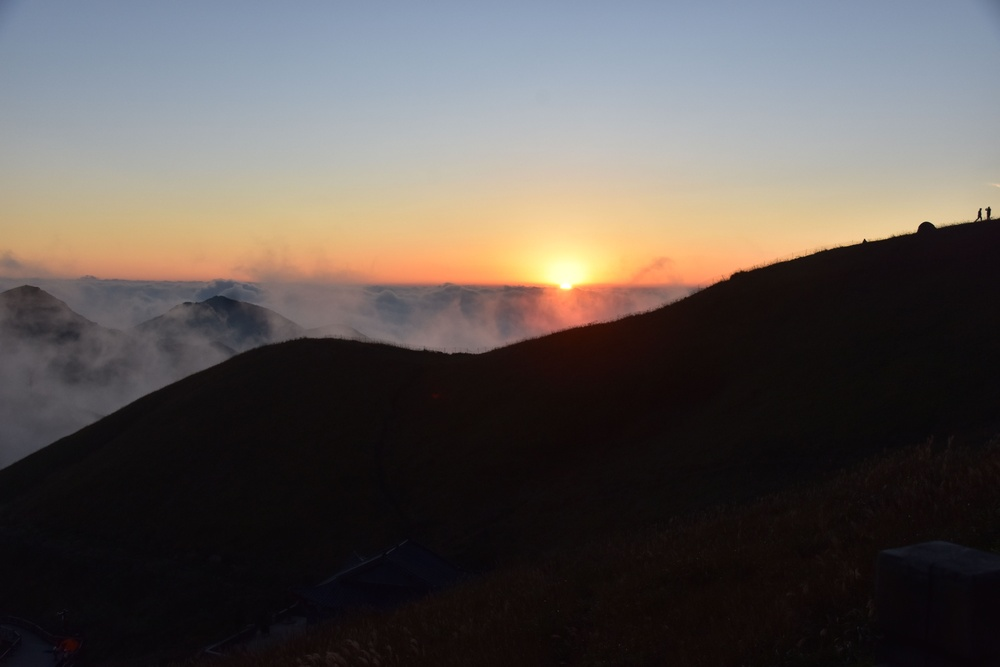
#> input picture C12/one.jpg, 1000 x 667 px, shrunk from 6000 x 4000 before the run
$ python ImageComposite.py
#> lines starting #> are read from the running program, lines starting #| are printed output that depends on the picture
# /usr/bin/env python
# -*- coding:utf-8 -*-

from PIL import Image


def composite_image():
    im1 = Image.open("one.jpg")
#> im1 is the input picture: PIL image 1000x667 RGB; mean R, G, B 90.1, 83.8, 80.8
    im1 = im1.convert("RGBA") # 模式可以为“1”， “L”，“RGBA”
#> im1: PIL image 1000x667 RGBA
    im2 = Image.open("two.jpg")
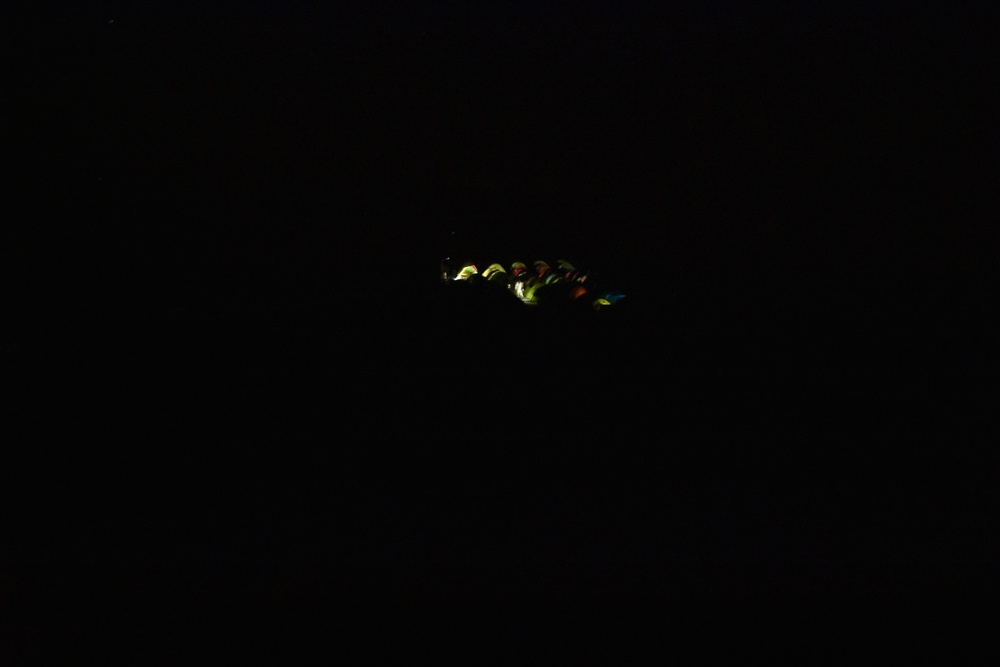
#> input picture C12/two.jpg, 1000 x 667 px, shrunk from 6000 x 4000 before the run
#> im2 is the input picture: PIL image 1000x667 RGB; mean R, G, B 4.6, 4.3, 4.3
    im2 = im2.convert("RGBA")
#> im2: PIL image 1000x667 RGBA
    r, g, b, alpha = im2.split()
#> alpha: PIL image 1000x667 L; every value is 255
    alpha = alpha.point(lambda i: i > 0 and 161)
#> alpha: PIL image 1000x667 L; every value is 161

    im_result = Image.composite(im2, im1, alpha) # 注意im2与im1同样的大小
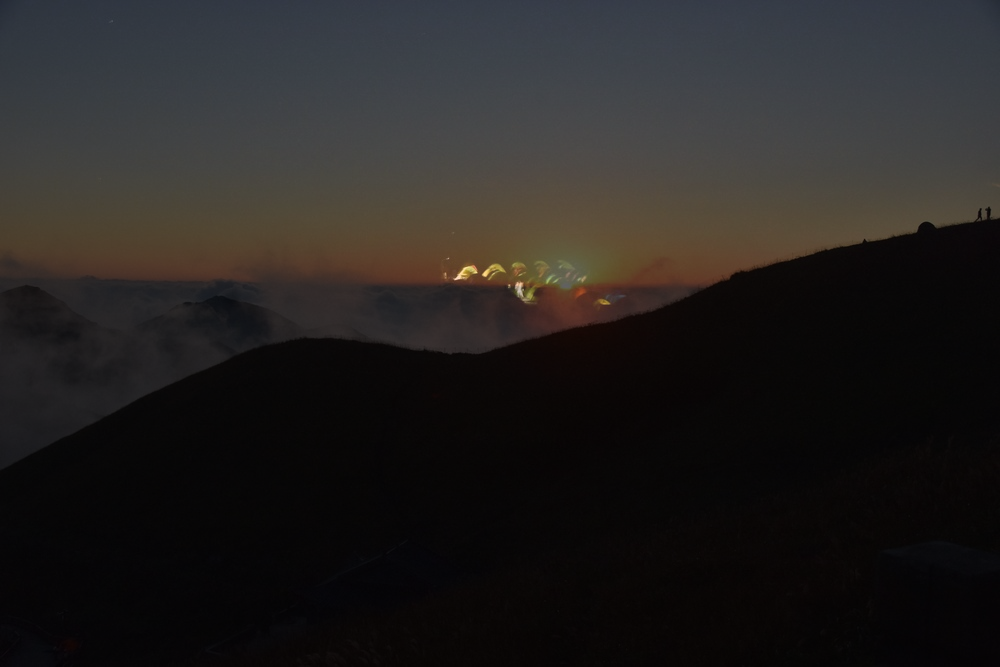
#> im_result: PIL image 1000x667 RGBA; mean R, G, B, A 36.1, 33.6, 32.5, 255
    im_result.save("result1.jpg")
    return_im = im_result.show()
    return return_im


if  __name__ == "__main__":
    composite_image()
